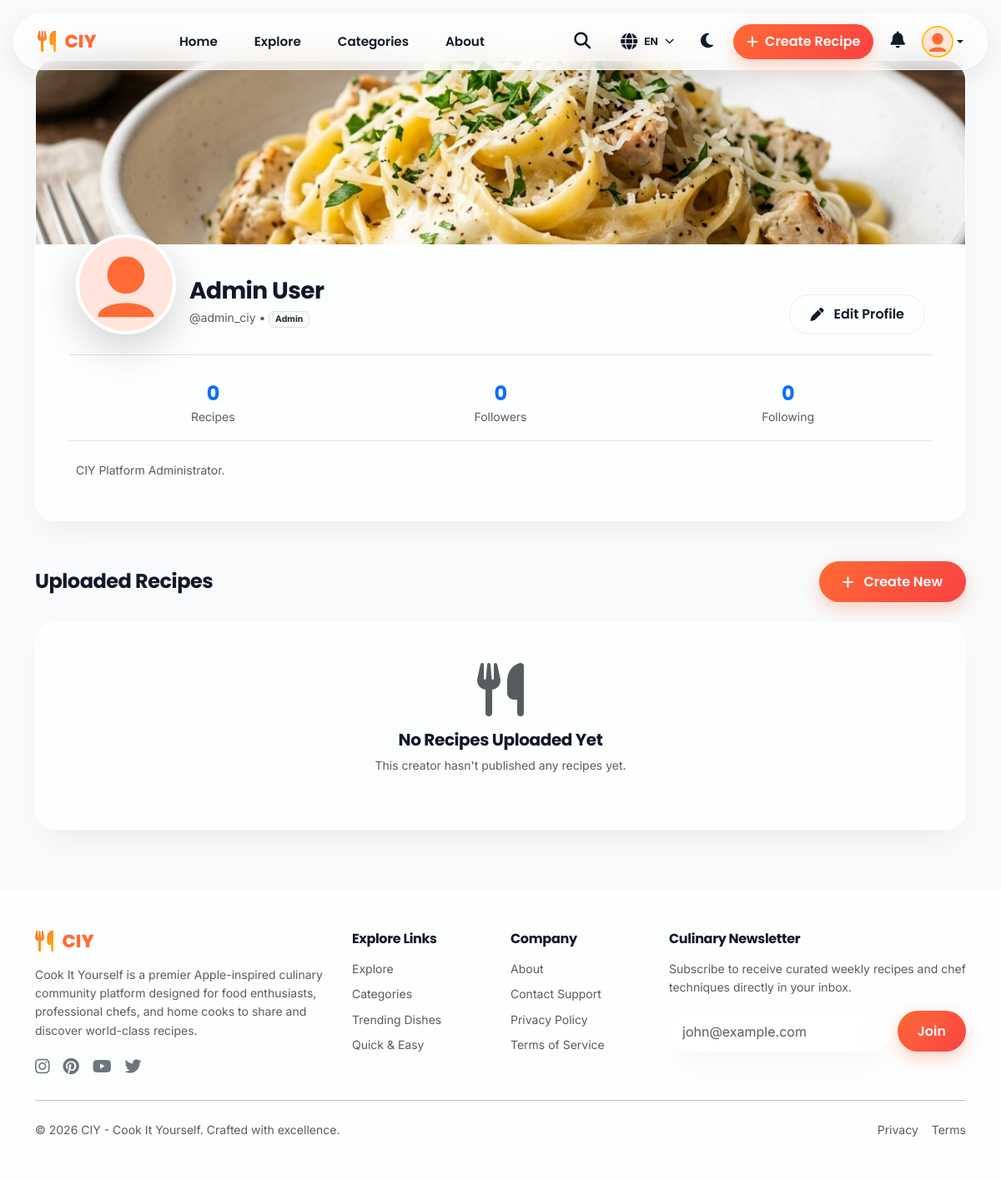
Page /team_modules/03_Aryan_Social_Profiles_Module/pages/profile.php (signed in) on the committed database.
### tables this page shows
CREATE TABLE `users` (
  `id` INT UNSIGNED AUTO_INCREMENT PRIMARY KEY,
  `name` VARCHAR(100) NOT NULL,
  `username` VARCHAR(50) NOT NULL UNIQUE,
  `email` VARCHAR(150) NOT NULL UNIQUE,
  `password` VARCHAR(255) NOT NULL,
  `avatar` VARCHAR(255) DEFAULT 'default_avatar.jpg',
  `cover_image` VARCHAR(255) DEFAULT 'default_cover.jpg',
  `bio` TEXT DEFAULT NULL,
  `role` ENUM('user', 'chef', 'admin') NOT NULL DEFAULT 'user',
  `status` ENUM('active', 'suspended', 'banned') NOT NULL DEFAULT 'active',
  `remember_token` VARCHAR(255) DEFAULT NULL,
  `created_at` TIMESTAMP DEFAULT CURRENT_TIMESTAMP,
  `updated_at` TIMESTAMP DEFAULT CURRENT_TIMESTAMP ON UPDATE CURRENT_TIMESTAMP
);

### team_modules/03_Aryan_Social_Profiles_Module/classes/User.php (called while the page is built, shortened)
<?php
require_once __DIR__ . '/../config/database.php';
require_once __DIR__ . '/../config/helpers.php';
class User {
    private PDO $db;
    public function __construct() {
        $this->db = Database::getInstance();
    }
    public function get($identifier): ?array {
        $field = is_numeric($identifier) ? 'id' : 'username';
        $stmt = $this->db->prepare("
            SELECT u.*,
                   (SELECT COUNT(*) FROM recipes WHERE user_id = u.id AND is_published = 1) AS recipes_count,
                   (SELECT COUNT(*) FROM followers WHERE following_id = u.id) AS followers_count,
                   (SELECT COUNT(*) FROM followers WHERE follower_id = u.id) AS following_count
            FROM users u
            WHERE u.{$field} = :id LIMIT 1
        ");
        $stmt->execute([':id' => $identifier]);
        $user = $stmt->fetch();
        return $user ?: null;
    }
}

### config/database.php (called while the page is built, shortened)
<?php
class Database {
    private static ?PDO $instance = null;
    public static function getInstance(): PDO {
        if (self::$instance === null) {
            try {
                $dsn = "mysql:host=" . DB_HOST . ";port=" . DB_PORT . ";dbname=" . DB_NAME . ";charset=" . DB_CHARSET;
                $options = [
                    PDO::ATTR_ERRMODE => PDO::ERRMODE_EXCEPTION,
                    PDO::ATTR_DEFAULT_FETCH_MODE => PDO::FETCH_ASSOC,
                    PDO::ATTR_EMULATE_PREPARES => false,
                    PDO::MYSQL_ATTR_INIT_COMMAND => "SET NAMES " . DB_CHARSET
                ];
                self::$instance = new PDO($dsn, DB_USER, DB_PASS, $options);
            } catch (PDOException $e) {
                try {
                    $sqliteDir = ROOT_PATH . 'database/';
                    if (!is_dir($sqliteDir)) {
                        mkdir($sqliteDir, 0755, true);
                    }
                    $sqlitePath = $sqliteDir . 'ciy_sqlite.db';
                    $isNewDatabase = !file_exists($sqlitePath);
                    self::$instance = new PDO("sqlite:" . $sqlitePath);
                    self::$instance->setAttribute(PDO::ATTR_ERRMODE, PDO::ERRMODE_EXCEPTION);
                    self::$instance->setAttribute(PDO::ATTR_DEFAULT_FETCH_MODE, PDO::FETCH_ASSOC);
                    self::$driver = 'sqlite';
                    if ($isNewDatabase) {
                        self::seedSqlite(self::$instance);
                    }
                } catch (PDOException $ex) {
                    die("<div style='font-family:system-ui,sans-serif; padding:40px; text-align:center;'>
                        <h2>Database Connection Failed</h2>
                        <p>" . htmlspecialchars($ex->getMessage()) . "</p>
                    </div>");
                }
            }
        }
        return self::$instance;
    }
}

### config/helpers.php (called while the page is built, shortened)
<?php
function e(?string $string): string {
    return htmlspecialchars($string ?? '', ENT_QUOTES | ENT_SUBSTITUTE, 'UTF-8');
}
function format_number(int $num): string {
    return (string)$num;
}

### classes/Auth.php (called while the page is built, shortened)
<?php
require_once __DIR__ . '/../config/database.php';
require_once __DIR__ . '/../config/helpers.php';
class Auth {
    public static function id(): ?int {
        return $_SESSION['user_id'] ?? null;
    }
}

### team_modules/03_Aryan_Social_Profiles_Module/pages/profile.php (the view, shortened to what this page needs)
<?php
require_once __DIR__ . '/../config/helpers.php';
require_once __DIR__ . '/../classes/Auth.php';
require_once __DIR__ . '/../classes/User.php';
$username = $_GET['username'] ?? ($_SESSION['username'] ?? '');
$userEngine = new User();
$recipeEngine = new Recipe();
$profileUser = $userEngine->get($username);
$currentUserId = Auth::id();
$isOwnProfile = ($currentUserId && $currentUserId === (int)$profileUser['id']);
$isFollowing = $userEngine->isFollowing($currentUserId, $profileUser['id']);
$userRecipes = $recipeEngine->getRecipes(['user_id' => $profileUser['id']], 1, 12, $currentUserId)['items'];
$avatarUrl = !empty($profileUser['avatar']) && $profileUser['avatar'] !== 'default_avatar.jpg' ? PROFILE_UPLOAD_URL . e($profileUser['avatar']) : DEFAULT_AVATAR;
$coverUrl = !empty($profileUser['cover_image']) && $profileUser['cover_image'] !== 'default_cover.jpg' ? PROFILE_UPLOAD_URL . e($profileUser['cover_image']) : DEFAULT_COVER;
require_once __DIR__ . '/../includes/header.php';
require_once __DIR__ . '/../includes/navbar.php';
?>
<div class="container py-5 my-4">
    <div class="glass-card mb-5 overflow-hidden p-0 position-relative" data-aos="fade-up">
        <div style="height: 220px; background: url('<?= $coverUrl ?>') center/cover no-repeat;"></div>
        <div class="p-4 p-md-5 pt-0">
            <div class="d-flex flex-column flex-md-row align-items-center align-items-md-end justify-content-between gap-3" style="margin-top: -60px;">
                <div class="d-flex flex-column flex-md-row align-items-center align-items-md-end gap-3 text-center text-md-start">
                    <img src="<?= $avatarUrl ?>" alt="<?= e($profileUser['name']) ?>" class="rounded-circle border border-4 border-white shadow-lg" style="width:120px; height:120px; object-fit:cover; background:#fff;">
                    <div class="mb-2">
                        <h3 class="font-heading fw-bold mb-1"><?= e($profileUser['name']) ?></h3>
                        <div class="text-muted small">@<?= e($profileUser['username']) ?> • <span class="badge bg-light text-dark border"><?= ucfirst(e($profileUser['role'])) ?></span></div>
                    </div>
                </div>
                <div class="d-flex gap-2">
                    <?php if ($isOwnProfile): ?>
                        <a href="<?= BASE_URL ?>/pages/edit_profile.php" class="btn-ciy-outline btn-sm"><i class="fa-solid fa-pen me-1"></i> Edit Profile</a>
                    <?php elseif ($currentUserId): ?>
                        <button class="btn-ciy-primary btn-sm px-4" onclick="toggleFollowUser(<?= $profileUser['id'] ?>)">
                            <span id="profileFollowText"><?= $isFollowing ? 'Following' : 'Follow Creator' ?></span>
                        </button>
                    <?php endif; ?>
                </div>
            </div>
            <div class="row g-3 text-center my-4 py-3 border-top border-bottom">
                <div class="col-4">
                    <h4 class="font-heading fw-bold mb-0 text-primary"><?= $profileUser['recipes_count'] ?></h4>
                    <small class="text-muted">Recipes</small>
                </div>
                <div class="col-4">
                    <h4 class="font-heading fw-bold mb-0 text-primary"><?= format_number($profileUser['followers_count']) ?></h4>
                    <small class="text-muted">Followers</small>
                </div>
                <div class="col-4">
                    <h4 class="font-heading fw-bold mb-0 text-primary"><?= format_number($profileUser['following_count']) ?></h4>
                    <small class="text-muted">Following</small>
                </div>
            </div>
            <?php if (!empty($profileUser['bio'])): ?>
                <p class="text-muted mb-0 small text-center text-md-start"><?= e($profileUser['bio']) ?></p>
            <?php endif; ?>
        </div>
    </div>
    <div class="mb-4 d-flex justify-content-between align-items-center">
        <h4 class="font-heading fw-bold mb-0">Uploaded Recipes</h4>
        <?php if ($isOwnProfile): ?>
            <a href="<?= BASE_URL ?>/pages/upload.php" class="btn-ciy-primary btn-sm"><i class="fa-solid fa-plus me-1"></i> Create New</a>
        <?php endif; ?>
    </div>
    <?php if (!empty($userRecipes)): ?>
        <div class="row g-4">
            <?php foreach ($userRecipes as $recipe): ?>
                <div class="col-md-6 col-lg-4">
                    <?php include __DIR__ . '/../components/recipe_card.php'; ?>
                </div>
            <?php endforeach; ?>
        </div>
    <?php else: ?>
        <div class="glass-card text-center py-5">
            <i class="fa-solid fa-utensils text-muted display-3 mb-3"></i>
            <h5 class="font-heading fw-bold">No Recipes Uploaded Yet</h5>
            <p class="text-muted small">This creator hasn't published any recipes yet.</p>
        </div>
    <?php endif; ?>
</div>
<?php require_once __DIR__ . '/../includes/footer.php'; ?>

### assets/css/style.css (style rules this page uses)
:root { --primary: #FF6B35; --primary-hover: #E85A24; --primary-light: rgba(255, 107, 53, 0.12); --secondary: #FFB703; --accent: #F94144; --bg-main: #F8FAFC; --bg-card: rgba(255, 255, 255, 0.72); --bg-card-solid: #FFFFFF; --bg-glass: rgba(255, 255, 255, 0.65); --text-main: #111827; --text-muted: #6B7280; --text-inverse: #FFFFFF; --border-glass: rgba(255, 255, 255, 0.8); --border-subtle: rgba(229, 231, 235, 0.7); --shadow-glass: 0 20px 40px -15px rgba(0, 0, 0, 0.07), 0 0 15px rgba(255, 255, 255, 0.5) inset; --shadow-hover: 0 25px 50px -12px rgba(255, 107, 53, 0.25); --font-heading: 'Poppins', -apple-system, BlinkMacSystemFont, sans-serif; --font-body: 'Inter', -apple-system, BlinkMacSystemFont, sans-serif; --blur-glass: blur(18px); --radius-lg: 24px; --radius-md: 16px; --radius-sm: 12px; --radius-pill: 9999px; --transition: all 0.35s cubic-bezier(0.16, 1, 0.3, 1); }
* { box-sizing: border-box; margin: 0; padding: 0; }
body { font-family: var(--font-body); background-color: var(--bg-main); color: var(--text-main); line-height: 1.6; overflow-x: hidden; transition: background-color 0.4s ease, color 0.4s ease; min-height: 100vh; display: flex; flex-direction: column; }
h1, h2, h3, h4, h5, h6, .font-heading { font-family: var(--font-heading); font-weight: 700; color: var(--text-main); letter-spacing: -0.02em; }
a { text-decoration: none; color: inherit; transition: var(--transition); }
.glass-card { background: var(--bg-card); backdrop-filter: var(--blur-glass); -webkit-backdrop-filter: var(--blur-glass); border: 1px solid var(--border-glass); border-radius: var(--radius-lg); box-shadow: var(--shadow-glass); transition: var(--transition); }
.btn-ciy-primary { background: linear-gradient(135deg, var(--primary) 0%, #F94144 100%); color: #FFFFFF !important; font-family: var(--font-heading); font-weight: 600; padding: 12px 28px; border-radius: var(--radius-pill); border: none; box-shadow: 0 8px 20px rgba(255, 107, 53, 0.3); transition: var(--transition); display: inline-flex; align-items: center; justify-content: center; gap: 8px; cursor: pointer; }
.btn-ciy-outline { background: transparent; color: var(--text-main); border: 1.5px solid var(--border-subtle); font-family: var(--font-heading); font-weight: 600; padding: 10px 24px; border-radius: var(--radius-pill); transition: var(--transition); display: inline-flex; align-items: center; gap: 8px; cursor: pointer; }

### rows in the picture
users: cover_image (placeholder picture), name "Admin User", username "admin_ciy", role "Admin", bio "CIY Platform Administrator."

### other values in the picture
t('home') "Home"
t('explore') "Explore"
t('categories') "Categories"
t('about') "About"
CURRENT_LANG "EN"
t('create_recipe') "Create Recipe"
$profileUser['recipes_count'] "0"
format_number($profileUser['followers_count']) "0"
format_number($profileUser['following_count']) "0"
t('quick_links') "Explore Links"
t('company') "Company"
t('newsletter') "Culinary Newsletter"
t('all_rights_reserved') "CIY - Cook It Yourself. Crafted with excellence."
